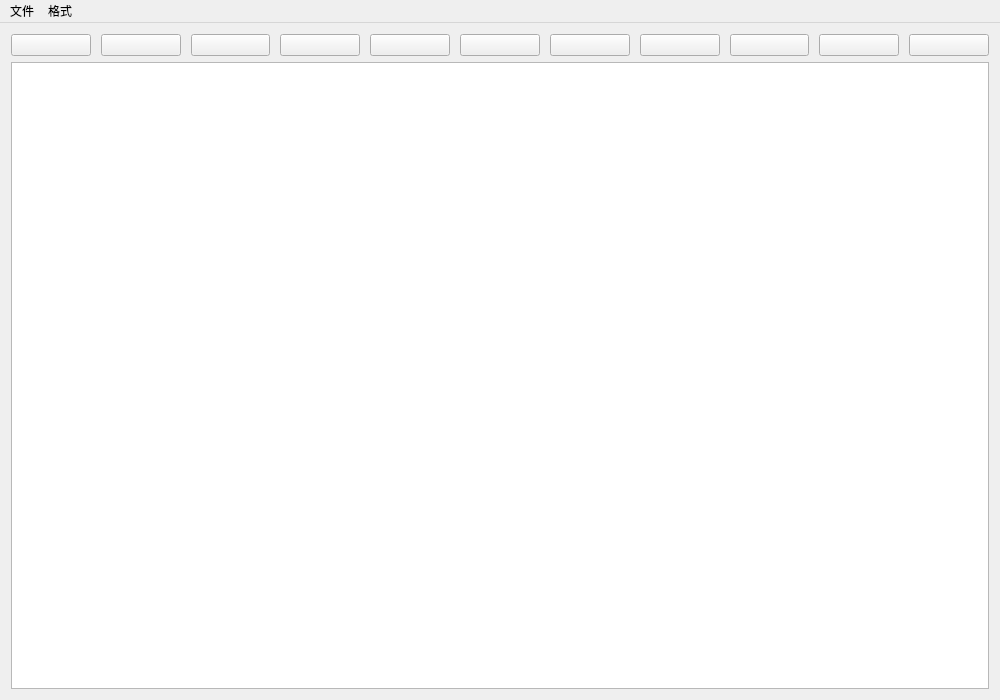
<?xml version="1.0" encoding="UTF-8"?>
<ui version="4.0">
 <class>MainWindow</class>
 <widget class="QMainWindow" name="MainWindow">
  <property name="geometry">
   <rect>
    <x>0</x>
    <y>0</y>
    <width>1000</width>
    <height>700</height>
   </rect>
  </property>
  <property name="windowTitle">
   <string>MainWindow</string>
  </property>
  <widget class="QWidget" name="centralWidget">
   <layout class="QVBoxLayout" name="verticalLayout" stretch="1,15">
    <item>
     <layout class="QHBoxLayout" name="horizontalLayout">
      <property name="spacing">
       <number>10</number>
      </property>
      <property name="leftMargin">
       <number>0</number>
      </property>
      <item>
       <widget class="QPushButton" name="saveFileButton">
        <property name="text">
         <string/>
        </property>
        <property name="icon">
         <iconset resource="operations.qrc">
          <normaloff>:/Picture/保存.png</normaloff>:/Picture/保存.png</iconset>
        </property>
       </widget>
      </item>
      <item>
       <widget class="QPushButton" name="strongButton">
        <property name="text">
         <string/>
        </property>
        <property name="icon">
         <iconset resource="operations.qrc">
          <normaloff>:/Picture/加粗.png</normaloff>:/Picture/加粗.png</iconset>
        </property>
       </widget>
      </item>
      <item>
       <widget class="QPushButton" name="ItalicButton">
        <property name="text">
         <string/>
        </property>
        <property name="icon">
         <iconset resource="operations.qrc">
          <normaloff>:/Picture/斜体.png</normaloff>:/Picture/斜体.png</iconset>
        </property>
       </widget>
      </item>
      <item>
       <widget class="QPushButton" name="imageButton">
        <property name="text">
         <string/>
        </property>
        <property name="icon">
         <iconset resource="operations.qrc">
          <normaloff>:/Picture/图片.png</normaloff>:/Picture/图片.png</iconset>
        </property>
       </widget>
      </item>
      <item>
       <widget class="QPushButton" name="linkButton">
        <property name="text">
         <string/>
        </property>
        <property name="icon">
         <iconset resource="operations.qrc">
          <normaloff>:/Picture/链接.png</normaloff>:/Picture/链接.png</iconset>
        </property>
       </widget>
      </item>
      <item>
       <widget class="QPushButton" name="codeButton">
        <property name="text">
         <string/>
        </property>
        <property name="icon">
         <iconset resource="operations.qrc">
          <normaloff>:/Picture/代码.png</normaloff>:/Picture/代码.png</iconset>
        </property>
       </widget>
      </item>
      <item>
       <widget class="QPushButton" name="mistakenButton">
        <property name="text">
         <string/>
        </property>
        <property name="icon">
         <iconset resource="operations.qrc">
          <normaloff>:/Picture/删除线.png</normaloff>:/Picture/删除线.png</iconset>
        </property>
       </widget>
      </item>
      <item>
       <widget class="QPushButton" name="horizonButton">
        <property name="text">
         <string/>
        </property>
        <property name="icon">
         <iconset resource="operations.qrc">
          <normaloff>:/Picture/水平线.png</normaloff>:/Picture/水平线.png</iconset>
        </property>
       </widget>
      </item>
      <item>
       <widget class="QPushButton" name="blockQuoteButton">
        <property name="text">
         <string/>
        </property>
        <property name="icon">
         <iconset resource="operations.qrc">
          <normaloff>:/Picture/引用.png</normaloff>:/Picture/引用.png</iconset>
        </property>
       </widget>
      </item>
      <item>
       <widget class="QPushButton" name="painterButton">
        <property name="text">
         <string/>
        </property>
        <property name="icon">
         <iconset resource="operations.qrc">
          <normaloff>:/Picture/画笔.png</normaloff>:/Picture/画笔.png</iconset>
        </property>
       </widget>
      </item>
      <item>
       <widget class="QPushButton" name="screenshotButton">
        <property name="text">
         <string/>
        </property>
        <property name="icon">
         <iconset resource="operations.qrc">
          <normaloff>:/Picture/截屏.png</normaloff>:/Picture/截屏.png</iconset>
        </property>
       </widget>
      </item>
     </layout>
    </item>
    <item>
     <layout class="QVBoxLayout" name="verticalLayout_2">
      <item>
       <widget class="TextEdit" name="mainText">
        <property name="font">
         <font>
          <pointsize>20</pointsize>
         </font>
        </property>
       </widget>
      </item>
     </layout>
    </item>
   </layout>
  </widget>
  <widget class="QMenuBar" name="menuBar">
   <property name="geometry">
    <rect>
     <x>0</x>
     <y>0</y>
     <width>1000</width>
     <height>28</height>
    </rect>
   </property>
   <widget class="QMenu" name="menu">
    <property name="title">
     <string>文件</string>
    </property>
    <widget class="QMenu" name="menu_3">
     <property name="title">
      <string>导出为</string>
     </property>
     <addaction name="convertToPDFAction"/>
    </widget>
    <addaction name="newFileAction"/>
    <addaction name="openFileAction"/>
    <addaction name="saveFileAction"/>
    <addaction name="separator"/>
    <addaction name="menu_3"/>
   </widget>
   <widget class="QMenu" name="menu_2">
    <property name="title">
     <string>格式</string>
    </property>
    <addaction name="strongAction"/>
    <addaction name="italicAction"/>
    <addaction name="h1Action"/>
    <addaction name="h2Action"/>
    <addaction name="h3Action"/>
    <addaction name="h4Action"/>
    <addaction name="h5Action"/>
    <addaction name="h6Action"/>
    <addaction name="imageAction"/>
    <addaction name="linkAction"/>
    <addaction name="codeAction"/>
    <addaction name="mistakenAction"/>
    <addaction name="horizonAction"/>
    <addaction name="blockquoteAction"/>
    <addaction name="separator"/>
    <addaction name="painterAction"/>
    <addaction name="screenshotAction"/>
   </widget>
   <addaction name="menu"/>
   <addaction name="menu_2"/>
  </widget>
  <action name="newFileAction">
   <property name="text">
    <string>新建</string>
   </property>
   <property name="shortcut">
    <string>Ctrl+N</string>
   </property>
  </action>
  <action name="openFileAction">
   <property name="text">
    <string>打开</string>
   </property>
   <property name="shortcut">
    <string>Ctrl+O</string>
   </property>
  </action>
  <action name="strongAction">
   <property name="text">
    <string>加粗</string>
   </property>
   <property name="shortcut">
    <string>Ctrl+B</string>
   </property>
  </action>
  <action name="italicAction">
   <property name="text">
    <string>斜体</string>
   </property>
   <property name="shortcut">
    <string>Ctrl+I</string>
   </property>
  </action>
  <action name="h1Action">
   <property name="text">
    <string>一级标题</string>
   </property>
   <property name="shortcut">
    <string>Ctrl+1</string>
   </property>
  </action>
  <action name="h2Action">
   <property name="text">
    <string>二级标题</string>
   </property>
   <property name="shortcut">
    <string>Ctrl+2</string>
   </property>
  </action>
  <action name="h3Action">
   <property name="text">
    <string>三级标题</string>
   </property>
   <property name="shortcut">
    <string>Ctrl+3</string>
   </property>
  </action>
  <action name="h4Action">
   <property name="text">
    <string>四级标题</string>
   </property>
   <property name="shortcut">
    <string>Ctrl+4</string>
   </property>
  </action>
  <action name="h5Action">
   <property name="text">
    <string>五级标题</string>
   </property>
   <property name="shortcut">
    <string>Ctrl+5</string>
   </property>
  </action>
  <action name="h6Action">
   <property name="text">
    <string>六级标题</string>
   </property>
   <property name="shortcut">
    <string>Ctrl+6</string>
   </property>
  </action>
  <action name="imageAction">
   <property name="text">
    <string>图片</string>
   </property>
   <property name="shortcut">
    <string>Ctrl+Shift+I</string>
   </property>
  </action>
  <action name="linkAction">
   <property name="text">
    <string>链接</string>
   </property>
   <property name="shortcut">
    <string>Ctrl+K</string>
   </property>
  </action>
  <action name="codeAction">
   <property name="text">
    <string>代码</string>
   </property>
  </action>
  <action name="mistakenAction">
   <property name="text">
    <string>删除线</string>
   </property>
   <property name="shortcut">
    <string>Alt+Shift+5</string>
   </property>
  </action>
  <action name="horizonAction">
   <property name="text">
    <string>水平线</string>
   </property>
   <property name="shortcut">
    <string>Ctrl+L</string>
   </property>
  </action>
  <action name="blockquoteAction">
   <property name="text">
    <string>引用</string>
   </property>
   <property name="shortcut">
    <string>Ctrl+Shift+Q</string>
   </property>
  </action>
  <action name="saveFileAction">
   <property name="text">
    <string>保存</string>
   </property>
   <property name="shortcut">
    <string>Ctrl+S</string>
   </property>
  </action>
  <action name="convertToPDFAction">
   <property name="text">
    <string>PDF</string>
   </property>
  </action>
  <action name="painterAction">
   <property name="text">
    <string>画板</string>
   </property>
  </action>
  <action name="screenshotAction">
   <property name="text">
    <string>截屏</string>
   </property>
  </action>
 </widget>
 <layoutdefault spacing="6" margin="11"/>
 <customwidgets>
  <customwidget>
   <class>TextEdit</class>
   <extends>QTextEdit</extends>
   <header location="global">textedit.h</header>
  </customwidget>
 </customwidgets>
 <resources>
  <include location="operations.qrc"/>
 </resources>
 <connections/>
</ui>
